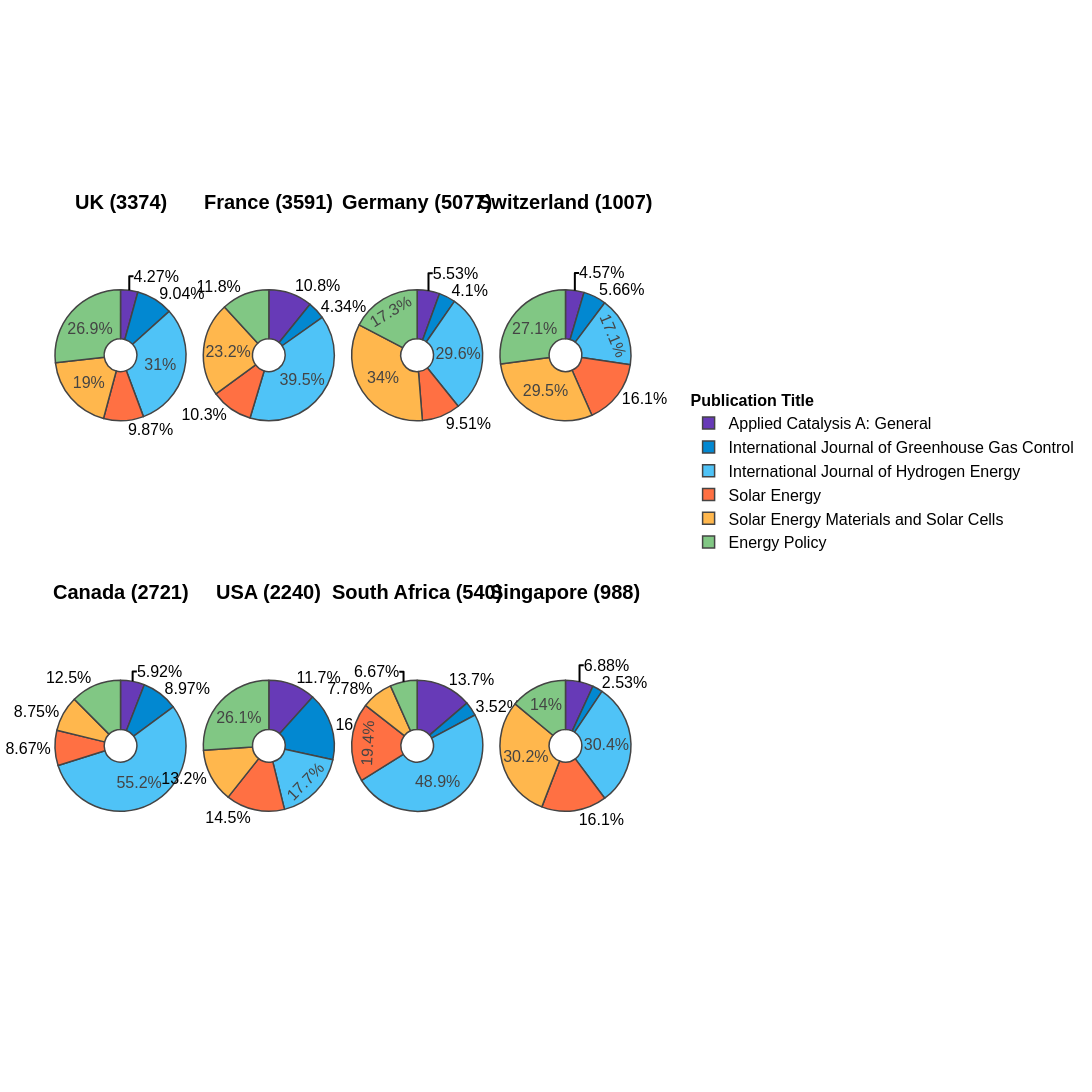

The cell this chart's notebook holds for it:
### Code cell
from plotly.subplots import make_subplots
import plotly.graph_objects as go
import numpy as np

# Reorder countries according to supervisor's request
ordered_countries = ["UK", "France", "Germany", "Switzerland", "Canada", "USA", "South Africa", "Singapore"]

# Get total publications per country to add to titles
country_totals = df.groupby('Country').size()

rows, cols = 2, 4

fig = make_subplots(
    rows=rows, cols=cols,
    specs=[[{'type':'domain'}]*cols]*rows,
    subplot_titles=[f"<b>{c} ({country_totals[c]})</b>" for c in ordered_countries],
    horizontal_spacing=0.03,
    vertical_spacing=0.00005
)

# Define the fixed publication order - adjusted to match supervisor's request for color grouping
publication_order = [
    "Applied Catalysis A: General",
    "International Journal of Greenhouse Gas Control",
    "International Journal of Hydrogen Energy",
    "Solar Energy",
    "Solar Energy Materials and Solar Cells",
    "Energy Policy"
]

# Create a color scheme that transitions better
# Red/orange for solar, cool blues for hydrogen/GGS, ending with a distinct color for policy
colors = {
    "Applied Catalysis A: General": '#673ab7',  # Deep Purple
    "International Journal of Greenhouse Gas Control": '#0288d1',  # Moderate Blue
    "International Journal of Hydrogen Energy": '#4fc3f7',  # Light Sky Blue
    "Solar Energy": '#ff7043',  # Coral Orange
    "Solar Energy Materials and Solar Cells": '#ffb74d',  # Light Orange
    "Energy Policy": '#81c784',  # Light Green
}

max_publications = df.groupby('Country').size().max()

for idx, country in enumerate(ordered_countries):
    row, col = idx // cols + 1, idx % cols + 1
    df_country = df[df['Country'] == country]
    counts = df_country['Publication Title'].value_counts()

    # Reorder value counts to match desired order and fill missing with 0
    ordered_counts = []
    ordered_labels = []
    ordered_colors = []
    
    for pub in publication_order:
        if pub in counts:
            ordered_counts.append(counts[pub])
            ordered_labels.append(pub)
            ordered_colors.append(colors[pub])
        else:
            ordered_counts.append(0)
            ordered_labels.append(pub)
            ordered_colors.append(colors[pub])
    
    # Set starting angle for rotation - this will place the first item at the top
    rotation_angle = 0  # Start at 12 o'clock position

    fig.add_trace(
        go.Pie(
            labels=ordered_labels,
            values=ordered_counts,
            hole=0.25,
            sort=False,           # Important: Keep the custom order
            rotation=rotation_angle,
            textinfo='percent',
            direction='clockwise',
            hoverinfo='label+percent+value',
            showlegend=(idx==0),
            marker=dict(
                colors=ordered_colors,
                line=dict(width=1.5)
            ),
        ),
        row=row, col=col
    )

# Adjust title positions
for annotation in fig['layout']['annotations']:
    annotation['y'] = annotation['y'] - 0.07
    annotation['font'] = dict(size=20, family='Arial', color='black')

fig.update_layout(
    height=1100,
    width=1700,
    legend_title="<b>Publication Title</b>",
    font=dict(size=16, family="Arial", color="black"),
    margin=dict(t=80, b=50, l=30, r=30),
    paper_bgcolor='rgba(0,0,0,0)',  # Transparent background
    plot_bgcolor='rgba(0,0,0,0)',   # Transparent plot area
    legend=dict(
        x=1.1,
        y=0.6,
        xanchor='left',
        yanchor='middle',
        title_font=dict(size=16),
        font=dict(size=16)
    )
)

fig.show()

### Figure 1 — Plotly figure (JSON) as saved in the notebook; plotly's stock layout.template omitted (floating-point values rounded to 4 significant figures)
{"data": [{"direction": "clockwise", "domain": {"x": [0, 0.2275], "y": [0.5, 1]}, "hole": 0.25, "hoverinfo": "label+percent+value", "labels": ["Applied Catalysis A: General", "International Journal of Greenhouse Gas Control", "International Journal of Hydrogen Energy", "Solar Energy", "Solar Energy Materials and Solar Cells", "Energy Policy"], "marker": {"colors": ["#673ab7", "#0288d1", "#4fc3f7", "#ff7043", "#ffb74d", "#81c784"], "line": {"width": 1.5}}, "rotation": 0, "showlegend": true, "sort": false, "textinfo": "percent", "type": "pie", "values": [144, 305, 1046, 333, 640, 906]}, {"direction": "clockwise", "domain": {"x": [0.2575, 0.485], "y": [0.5, 1]}, "hole": 0.25, "hoverinfo": "label+percent+value", "labels": ["Applied Catalysis A: General", "International Journal of Greenhouse Gas Control", "International Journal of Hydrogen Energy", "Solar Energy", "Solar Energy Materials and Solar Cells", "Energy Policy"], "marker": {"colors": ["#673ab7", "#0288d1", "#4fc3f7", "#ff7043", "#ffb74d", "#81c784"], "line": {"width": 1.5}}, "rotation": 0, "showlegend": false, "sort": false, "textinfo": "percent", "type": "pie", "values": [389, 156, 1417, 370, 834, 425]}, {"direction": "clockwise", "domain": {"x": [0.515, 0.7425], "y": [0.5, 1]}, "hole": 0.25, "hoverinfo": "label+percent+value", "labels": ["Applied Catalysis A: General", "International Journal of Greenhouse Gas Control", "International Journal of Hydrogen Energy", "Solar Energy", "Solar Energy Materials and Solar Cells", "Energy Policy"], "marker": {"colors": ["#673ab7", "#0288d1", "#4fc3f7", "#ff7043", "#ffb74d", "#81c784"], "line": {"width": 1.5}}, "rotation": 0, "showlegend": false, "sort": false, "textinfo": "percent", "type": "pie", "values": [281, 208, 1502, 483, 1724, 879]}, {"direction": "clockwise", "domain": {"x": [0.7725, 1], "y": [0.5, 1]}, "hole": 0.25, "hoverinfo": "label+percent+value", "labels": ["Applied Catalysis A: General", "International Journal of Greenhouse Gas Control", "International Journal of Hydrogen Energy", "Solar Energy", "Solar Energy Materials and Solar Cells", "Energy Policy"], "marker": {"colors": ["#673ab7", "#0288d1", "#4fc3f7", "#ff7043", "#ffb74d", "#81c784"], "line": {"width": 1.5}}, "rotation": 0, "showlegend": false, "sort": false, "textinfo": "percent", "type": "pie", "values": [46, 57, 172, 162, 297, 273]}, {"direction": "clockwise", "domain": {"x": [0, 0.2275], "y": [0, 0.5]}, "hole": 0.25, "hoverinfo": "label+percent+value", "labels": ["Applied Catalysis A: General", "International Journal of Greenhouse Gas Control", "International Journal of Hydrogen Energy", "Solar Energy", "Solar Energy Materials and Solar Cells", "Energy Policy"], "marker": {"colors": ["#673ab7", "#0288d1", "#4fc3f7", "#ff7043", "#ffb74d", "#81c784"], "line": {"width": 1.5}}, "rotation": 0, "showlegend": false, "sort": false, "textinfo": "percent", "type": "pie", "values": [161, 244, 1503, 236, 238, 339]}, {"direction": "clockwise", "domain": {"x": [0.2575, 0.485], "y": [0, 0.5]}, "hole": 0.25, "hoverinfo": "label+percent+value", "labels": ["Applied Catalysis A: General", "International Journal of Greenhouse Gas Control", "International Journal of Hydrogen Energy", "Solar Energy", "Solar Energy Materials and Solar Cells", "Energy Policy"], "marker": {"colors": ["#673ab7", "#0288d1", "#4fc3f7", "#ff7043", "#ffb74d", "#81c784"], "line": {"width": 1.5}}, "rotation": 0, "showlegend": false, "sort": false, "textinfo": "percent", "type": "pie", "values": [261, 376, 397, 325, 296, 585]}, {"direction": "clockwise", "domain": {"x": [0.515, 0.7425], "y": [0, 0.5]}, "hole": 0.25, "hoverinfo": "label+percent+value", "labels": ["Applied Catalysis A: General", "International Journal of Greenhouse Gas Control", "International Journal of Hydrogen Energy", "Solar Energy", "Solar Energy Materials and Solar Cells", "Energy Policy"], "marker": {"colors": ["#673ab7", "#0288d1", "#4fc3f7", "#ff7043", "#ffb74d", "#81c784"], "line": {"width": 1.5}}, "rotation": 0, "showlegend": false, "sort": false, "textinfo": "percent", "type": "pie", "values": [74, 19, 264, 105, 42, 36]}, {"direction": "clockwise", "domain": {"x": [0.7725, 1], "y": [0, 0.5]}, "hole": 0.25, "hoverinfo": "label+percent+value", "labels": ["Applied Catalysis A: General", "International Journal of Greenhouse Gas Control", "International Journal of Hydrogen Energy", "Solar Energy", "Solar Energy Materials and Solar Cells", "Energy Policy"], "marker": {"colors": ["#673ab7", "#0288d1", "#4fc3f7", "#ff7043", "#ffb74d", "#81c784"], "line": {"width": 1.5}}, "rotation": 0, "showlegend": false, "sort": false, "textinfo": "percent", "type": "pie", "values": [68, 25, 300, 159, 298, 138]}], "layout": {"annotations": [{"font": {"color": "black", "family": "Arial", "size": 20}, "showarrow": false, "text": "<b>UK (3374)</b>", "x": 0.1138, "xanchor": "center", "xref": "paper", "y": 0.93, "yanchor": "bottom", "yref": "paper"}, {"font": {"color": "black", "family": "Arial", "size": 20}, "showarrow": false, "text": "<b>France (3591)</b>", "x": 0.3712, "xanchor": "center", "xref": "paper", "y": 0.93, "yanchor": "bottom", "yref": "paper"}, {"font": {"color": "black", "family": "Arial", "size": 20}, "showarrow": false, "text": "<b>Germany (5077)</b>", "x": 0.6288, "xanchor": "center", "xref": "paper", "y": 0.93, "yanchor": "bottom", "yref": "paper"}, {"font": {"color": "black", "family": "Arial", "size": 20}, "showarrow": false, "text": "<b>Switzerland (1007)</b>", "x": 0.8862, "xanchor": "center", "xref": "paper", "y": 0.93, "yanchor": "bottom", "yref": "paper"}, {"font": {"color": "black", "family": "Arial", "size": 20}, "showarrow": false, "text": "<b>Canada (2721)</b>", "x": 0.1138, "xanchor": "center", "xref": "paper", "y": 0.43, "yanchor": "bottom", "yref": "paper"}, {"font": {"color": "black", "family": "Arial", "size": 20}, "showarrow": false, "text": "<b>USA (2240)</b>", "x": 0.3712, "xanchor": "center", "xref": "paper", "y": 0.43, "yanchor": "bottom", "yref": "paper"}, {"font": {"color": "black", "family": "Arial", "size": 20}, "showarrow": false, "text": "<b>South Africa (540)</b>", "x": 0.6288, "xanchor": "center", "xref": "paper", "y": 0.43, "yanchor": "bottom", "yref": "paper"}, {"font": {"color": "black", "family": "Arial", "size": 20}, "showarrow": false, "text": "<b>Singapore (988)</b>", "x": 0.8862, "xanchor": "center", "xref": "paper", "y": 0.43, "yanchor": "bottom", "yref": "paper"}], "font": {"color": "black", "family": "Arial", "size": 16}, "height": 1100, "legend": {"font": {"size": 16}, "title": {"font": {"size": 16}, "text": "<b>Publication Title</b>"}, "x": 1.1, "xanchor": "left", "y": 0.6, "yanchor": "middle"}, "margin": {"b": 50, "l": 30, "r": 30, "t": 80}, "paper_bgcolor": "rgba(0,0,0,0)", "plot_bgcolor": "rgba(0,0,0,0)", "width": 1700}}
